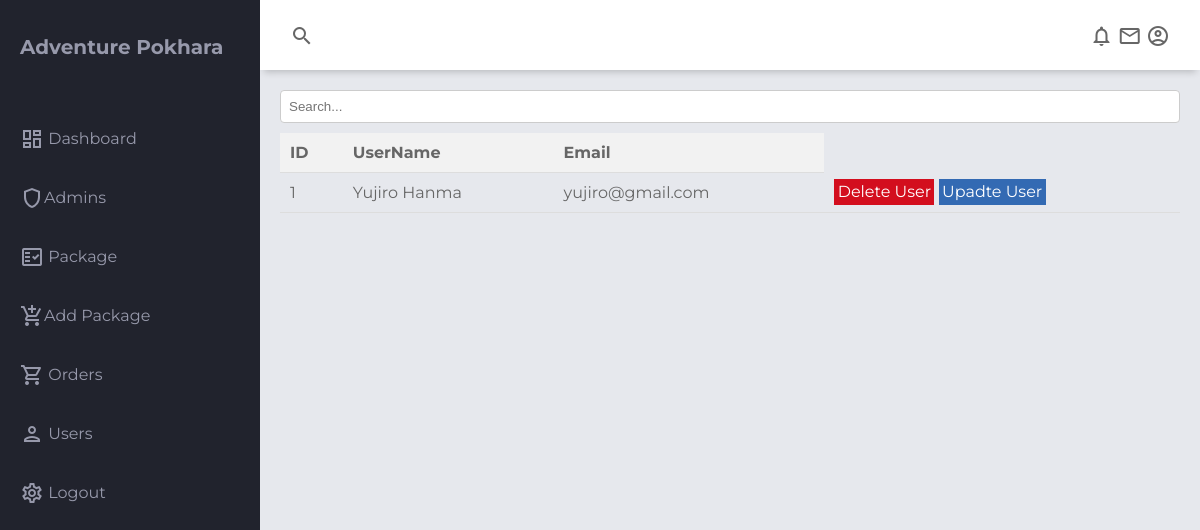
/backend/users.php (signed in), run on an earlier commit of the app's database.
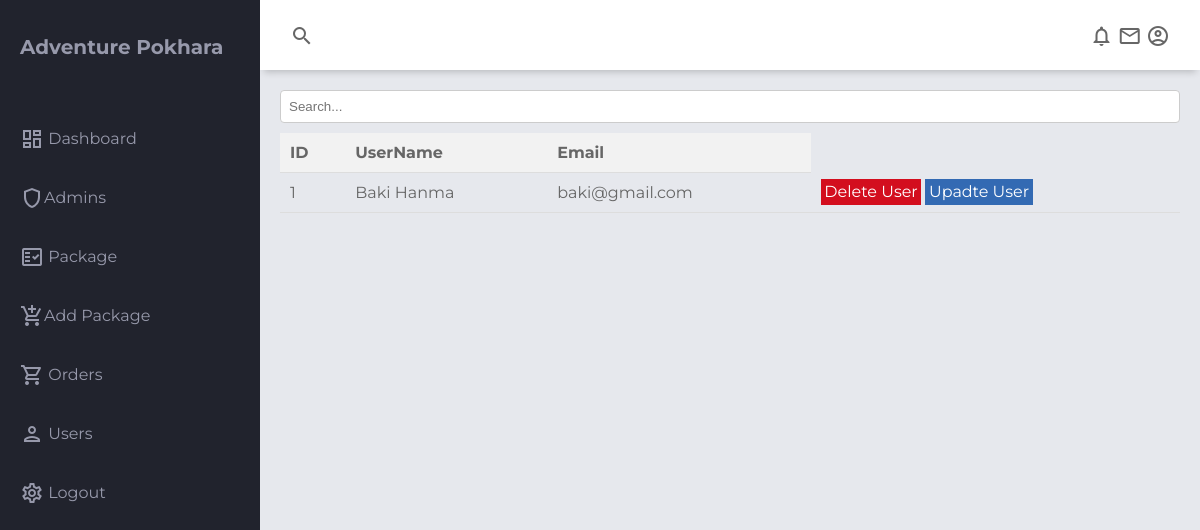
And on a later commit of the database.
### tables this page shows
CREATE TABLE `users` (
  `user_id` int(11) NOT NULL,
  `username` varchar(80) NOT NULL,
  `password` varchar(255) NOT NULL,
  `email` varchar(100) NOT NULL,
  `phone` varchar(10) NOT NULL
);

### backend/users.php (the view)
<?php include "nav.php" ?>
<main class="main-container">
<div class="table-container">
            <input type="text" id="searchInput" placeholder="Search...">
            <table id="dataTable">
              <thead>
                <tr>
                  <th>ID</th>
                  <th>UserName</th>
                  <th>Email</th>
                </tr>
              </thead>
              <tbody>
              <?php
  $sql = "SELECT * FROM users";
  $res = mysqli_query($conn, $sql);
  if($res == TRUE){
    $count = mysqli_num_rows($res);
    $sn =1;
    if($count>0){
      while($rows=mysqli_fetch_assoc($res)){
        $username= $rows['username'];
        $email = $rows ['email'];
        $user_id = $rows['user_id'];
        ?>
        <tr>
        <td><?php echo $sn++ ?></td>
        <td><?php echo $username ?></td>
        <td><?php echo $email ?></td>
        <td><a href="<?php echo siteurl;?>backend/delete-user.php?user=<?php echo $$user_id;?>" class="btn-secondary"> Delete User</a>
        <a href="<?php echo siteurl;?>backend/update-user.php?user=<?php echo $$user_id;?>" class="btn-primary">Upadte User</a>
        </td>
      </tr>
        <?php
      }
    }
  }
?>
              </tbody>
            </table>
          </div>
</main>
<?php include "footer.php" ?>

What changed in the data, as far as the page shows it:
changed users: username "Yujiro Hanma" → "Baki Hanma"; email "yujiro@gmail.com" → "baki@gmail.com"
